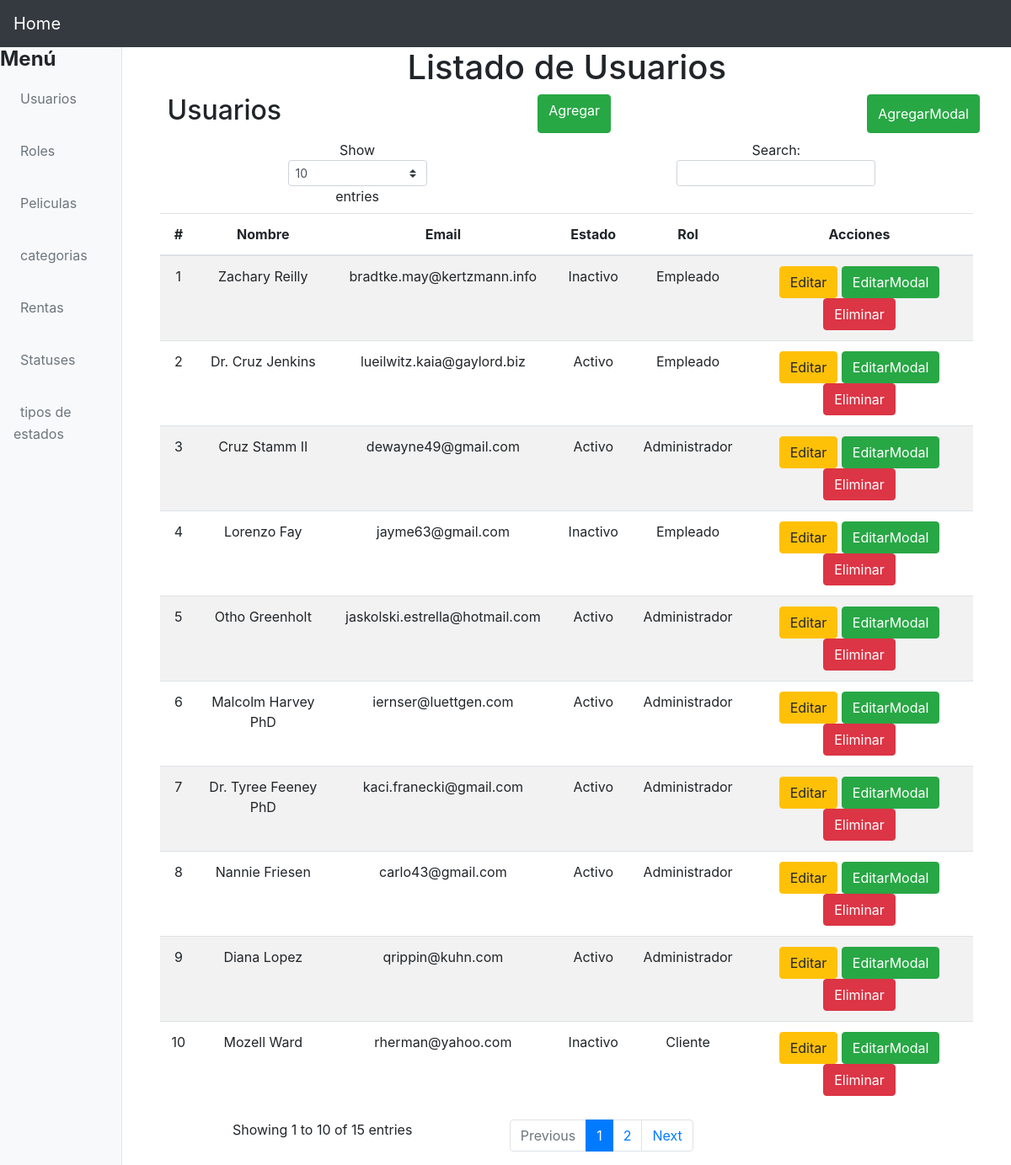
The app's page /?controller=user with its own data.
### tables this page shows
CREATE TABLE `users` (
  `id` int(10) UNSIGNED NOT NULL,
  `name` varchar(255) NOT NULL,
  `email` varchar(255) NOT NULL,
  `email_verified_at` timestamp NULL DEFAULT NULL,
  `password` varchar(255) NOT NULL,
  `status_id` int(10) UNSIGNED NOT NULL,
  `role_id` int(10) UNSIGNED NOT NULL,
  `remember_token` varchar(100) DEFAULT NULL,
  `created_at` timestamp NULL DEFAULT NULL,
  `updated_at` timestamp NULL DEFAULT NULL
);

CREATE TABLE `statuses` (
  `id` int(10) UNSIGNED NOT NULL,
  `name` varchar(255) NOT NULL,
  `type_status_id` int(10) UNSIGNED NOT NULL,
  `created_at` timestamp NULL DEFAULT NULL,
  `updated_at` timestamp NULL DEFAULT NULL
);

CREATE TABLE `roles` (
  `id` int(10) UNSIGNED NOT NULL,
  `name` varchar(255) NOT NULL,
  `status_id` int(10) UNSIGNED NOT NULL,
  `created_at` timestamp NULL DEFAULT NULL,
  `updated_at` timestamp NULL DEFAULT NULL
);

### controllers/UserController.php (called while the page is built, shortened)
    <?php
require 'models/User.php';
class UserController
{
    private $userModel;
    public function __construct()
    {
        $this->userModel = new User;
    }
    public function index()
    {
    	$users = $this->userModel->getAll();
    	require 'views/layout.php';
        require 'views/sidebar.php';
    	require 'views/users/list.php';
    }
}

### models/User.php (called while the page is built, shortened)
<?php
class User
{
	private $pdo;
    public function __construct()
    {
    	try {
    		$this->pdo = new Database;
	    } catch (PDOException $e) {
	    	die($e->getMessage());
	    }
    }
    public function getAll()
    {
    	try {
    		$strSql = "SELECT u.*, s.name as status, r.name as role FROM users u INNER JOIN statuses s ON s.id = u.status_id INNER JOIN roles r ON r.id = u.role_id";
    		$query = $this->pdo->select($strSql);
    		return $query;
	    } catch (PDOException $e) {
	    	die($e->getMessage());
	    }
    }
}

### providers/Database.php (called while the page is built, shortened)
<?php
class Database extends PDO
{
    public function select($strSql, $arrayData = array(), $fetchMode = PDO::FETCH_OBJ)
    {
    	$query = $this->prepare($strSql);
    	if( !$query->execute() ) {
    		echo "Error, la consulta no se realizó";
    	} else {
    		return $query->fetchAll($fetchMode);
    	}
    }
}

### views/users/list.php (the view, shortened to what this page needs)
<main class="container">
	<section class="col-md-12 text-center">
		<h1>Listado de Usuarios</h1>
		<div class="col-md-12 m-2 d-flex justify-content-between">
			<h2>Usuarios</h2>
			<a href="?controller=user&method=new" class="btn btn-success">Agregar</a>
			<button data-toggle="modal" data-target="#newUser" class="btn btn-success">AgregarModal</button>
		</div>
		<section class="col-md-12">
			<table class="table table-striped table-hover" id="example">
			  <thead>
			    <tr>
			      <th>#</th>
			      <th>Nombre</th>
			      <th>Email</th>
			      <th>Estado</th>
				  <th>Rol</th>
			      <th>Acciones</th>
			    </tr>
			  </thead>
			  <tbody>
			  	<?php foreach($users as $user) :?>
				    <tr>
				      <td><?php echo $user->id ?></td>
							<td><?php echo $user->name ?></td>
							<td><?php echo $user->email ?></td>
							<td><?php echo $user->status ?></td>
							<td><?php echo $user->role ?></td>
				      <td>
				      	<a href="?controller=user&method=edit&id=<?php echo $user->id ?>" class="btn btn-warning">Editar</a>
				      	<button data-toggle="modal" data-target="#editUser<?php echo $user->id ?>" class="btn btn-success">EditarModal</button>
				      	<a href="?controller=user&method=delete&id=<?php echo $user->id ?>" class="btn btn-danger">Eliminar</a>
				      </td>
				    </tr>
				  <?php endforeach ?>
			  </tbody>
			</table>
		</section>
	</section>
</main>

### index.php (shortened to what this page needs)
<?php
	require 'providers/Database.php';
	$controller = 'HomeController';
	if(!isset($_REQUEST['controller'])) {
		require "controllers/".$controller.".php";
		$controller = ucwords($controller);
		$controller = new $controller;
		$controller->index();
	} else {
		$method = isset($_REQUEST['method']) ? $_REQUEST['method'] : "index";
		$controller = new $controller;
		call_user_func(array($controller, $method));
	}

### views/layout.php (shortened to what this page needs)
<!DOCTYPE html>
<html lang="es">
<head>
	<link rel="stylesheet" type="text/css" href="assets/css/bootstrap.min.css">
	<link rel="stylesheet" type="text/css" href="https://cdn.datatables.net/v/bs4/dt-1.10.20/datatables.min.css"/>
</head>
<body>
	<header>
		<nav class="navbar navbar-expand-lg navbar-dark bg-dark">
		 	<a class="navbar-brand" href="?controller=home">Home</a>
		</nav>
	</header>
</body>
</html>

### views/sidebar.php (shortened to what this page needs)
<div class="d-flex" id="content-wrapper">
       <div id="sidebar-container" class="bg-light border-right">
           <div class="logo">
               <h4 class="font-weight-bold mb-0">Menú</h4>
           </div>
           <div class="menu list-group-flush">
			<a href="?controller=user" class="list-group-item list-group-item-action text-muted bg-light p-3 border-0">Usuarios</a>
               <a href="?controller=role" class="list-group-item list-group-item-action text-muted bg-light p-3 border-0">Roles</a>
               <a href="?controller=movie" class="list-group-item list-group-item-action text-muted bg-light p-3 border-0">Peliculas</a>
					 <a href="?controller=categorie" class="list-group-item list-group-item-action text-muted bg-light p-3 border-0">categorias</a>
         <a href="?controller=rental" class="list-group-item list-group-item-action text-muted bg-light p-3 border-0">Rentas</a>
         <a href="?controller=statuses" class="list-group-item list-group-item-action text-muted bg-light p-3 border-0">Statuses</a>
          <a href="?controller=typestatuses" class="list-group-item list-group-item-action text-muted bg-light p-3 border-0">tipos de estados</a>
           </div>
       </div>

### records on screen
users: id "1", name "Zachary Reilly", email "bradtke.may@kertzmann.info", status.name "Inactivo", role.name "Empleado"
users: id "2", name "Dr. Cruz Jenkins", email "lueilwitz.kaia@gaylord.biz", status.name "Activo", role.name "Empleado"
users: id "3", name "Cruz Stamm II", email "dewayne49@gmail.com", status.name "Activo", role.name "Administrador"
users: id "4", name "Lorenzo Fay", email "jayme63@gmail.com", status.name "Inactivo", role.name "Empleado"
users: id "5", name "Otho Greenholt", email "jaskolski.estrella@hotmail.com", status.name "Activo", role.name "Administrador"
users: id "6", name "Malcolm Harvey PhD", email "iernser@luettgen.com", status.name "Activo", role.name "Administrador"
users: id "7", name "Dr. Tyree Feeney PhD", email "kaci.franecki@gmail.com", status.name "Activo", role.name "Administrador"
users: id "8", name "Nannie Friesen", email "carlo43@gmail.com", status.name "Activo", role.name "Administrador"
users: id "9", name "Diana Lopez", email "qrippin@kuhn.com", status.name "Activo", role.name "Administrador"
users: id "10", name "Mozell Ward", email "rherman@yahoo.com", status.name "Inactivo", role.name "Cliente"
